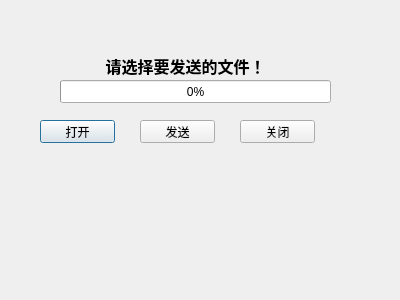
<?xml version="1.0" encoding="UTF-8"?>
<ui version="4.0">
 <class>TcpServer</class>
 <widget class="QDialog" name="TcpServer">
  <property name="geometry">
   <rect>
    <x>0</x>
    <y>0</y>
    <width>400</width>
    <height>300</height>
   </rect>
  </property>
  <property name="windowTitle">
   <string>发送端</string>
  </property>
  <widget class="QLabel" name="serverStatusLabel">
   <property name="geometry">
    <rect>
     <x>80</x>
     <y>50</y>
     <width>211</width>
     <height>31</height>
    </rect>
   </property>
   <property name="font">
    <font>
     <pointsize>12</pointsize>
     <weight>75</weight>
     <bold>true</bold>
    </font>
   </property>
   <property name="text">
    <string>请选择要发送的文件！</string>
   </property>
   <property name="alignment">
    <set>Qt::AlignCenter</set>
   </property>
  </widget>
  <widget class="QProgressBar" name="progressBar">
   <property name="geometry">
    <rect>
     <x>60</x>
     <y>80</y>
     <width>271</width>
     <height>23</height>
    </rect>
   </property>
   <property name="value">
    <number>0</number>
   </property>
  </widget>
  <widget class="QPushButton" name="serverOpenBtn">
   <property name="geometry">
    <rect>
     <x>40</x>
     <y>120</y>
     <width>75</width>
     <height>23</height>
    </rect>
   </property>
   <property name="text">
    <string>打开</string>
   </property>
  </widget>
  <widget class="QPushButton" name="serverSendBtn">
   <property name="geometry">
    <rect>
     <x>140</x>
     <y>120</y>
     <width>75</width>
     <height>23</height>
    </rect>
   </property>
   <property name="text">
    <string>发送</string>
   </property>
  </widget>
  <widget class="QPushButton" name="serverCloseBtn">
   <property name="geometry">
    <rect>
     <x>240</x>
     <y>120</y>
     <width>75</width>
     <height>23</height>
    </rect>
   </property>
   <property name="text">
    <string>关闭</string>
   </property>
  </widget>
 </widget>
 <resources/>
 <connections/>
</ui>
